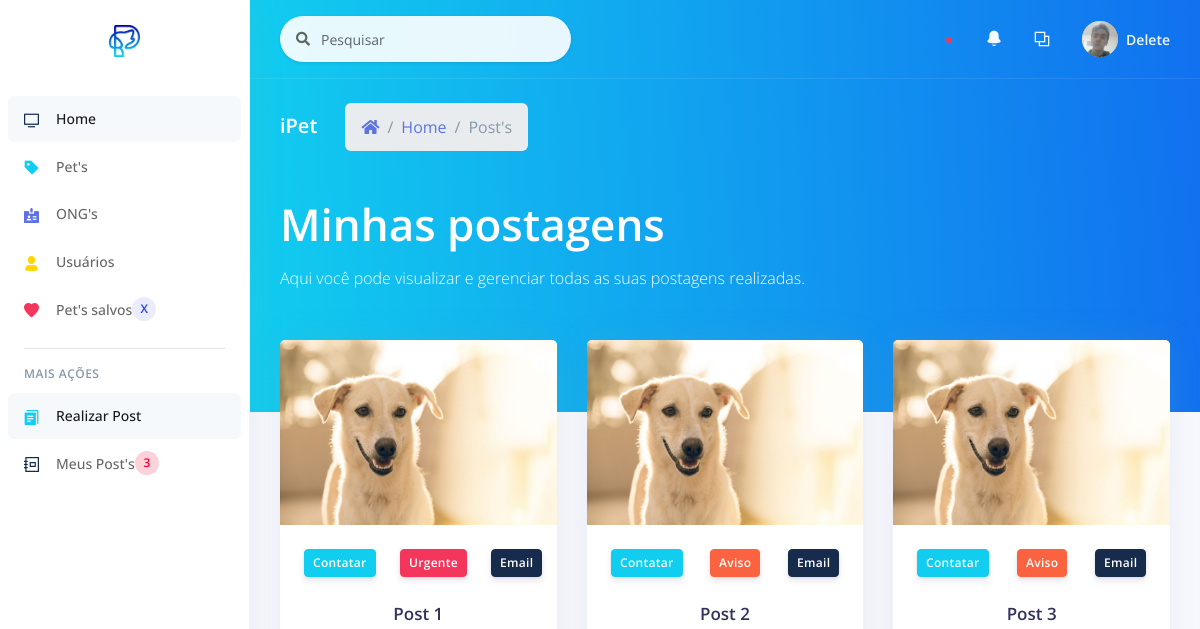
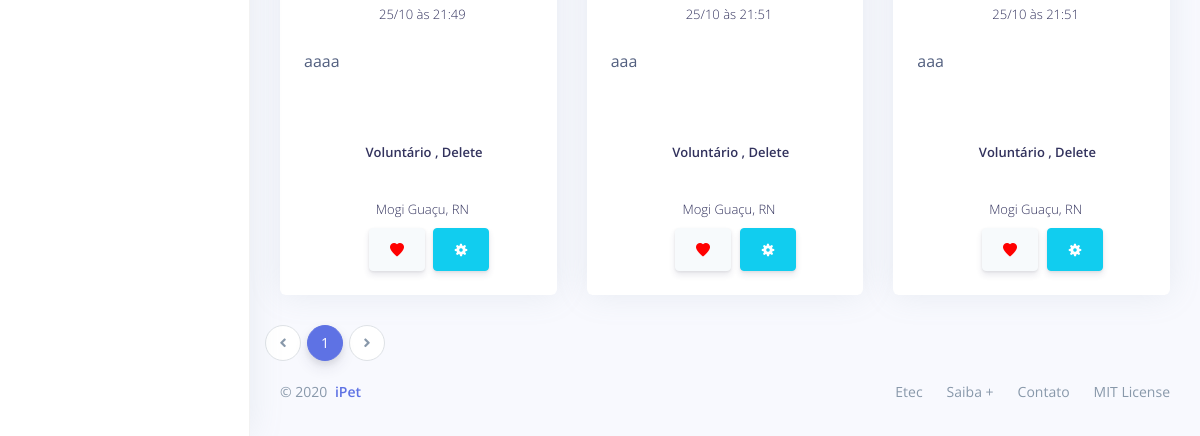
Page /_site/_user/list/list_posts.php (signed in) on the earlier database version (2 pictures, top to bottom).
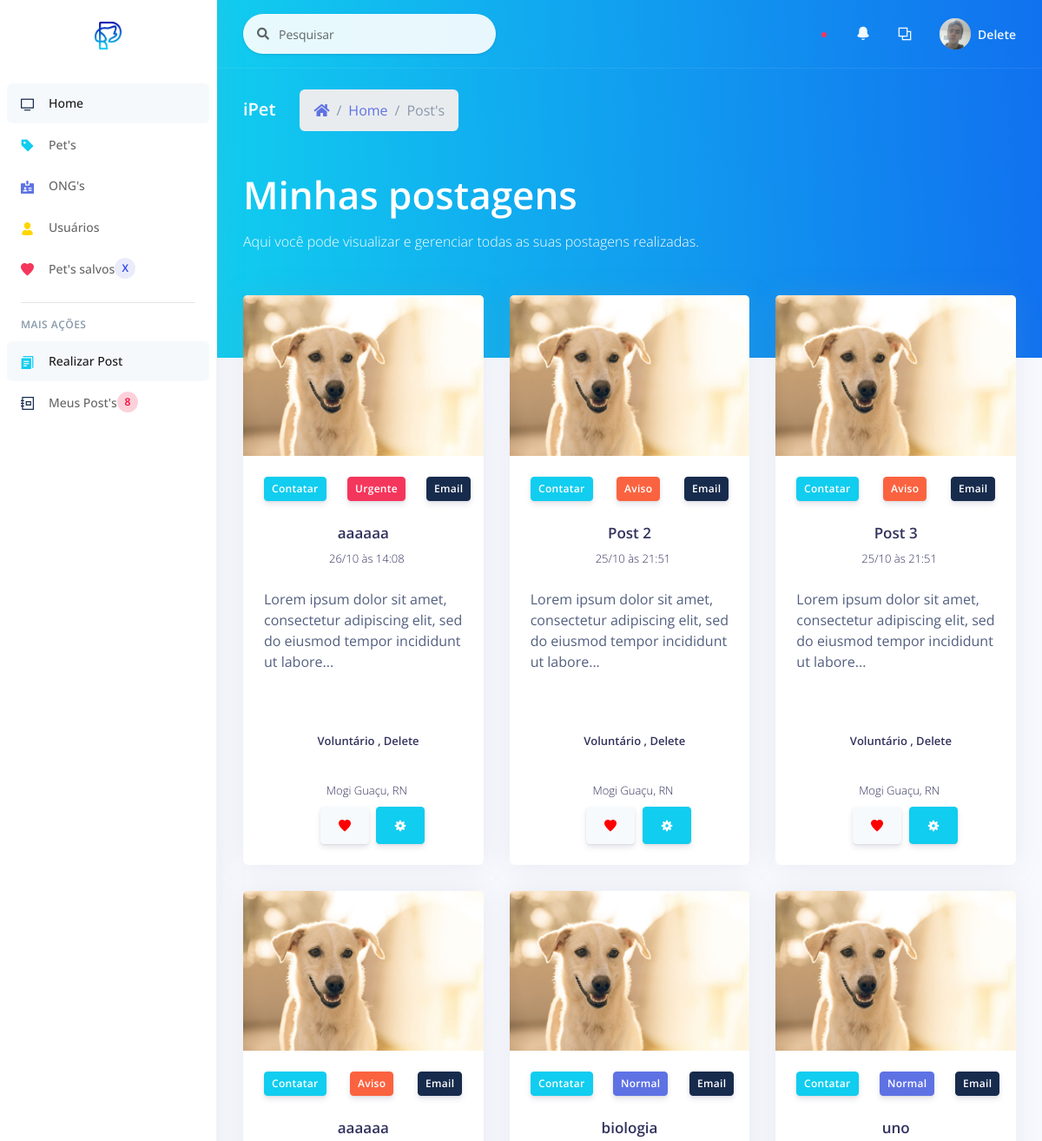
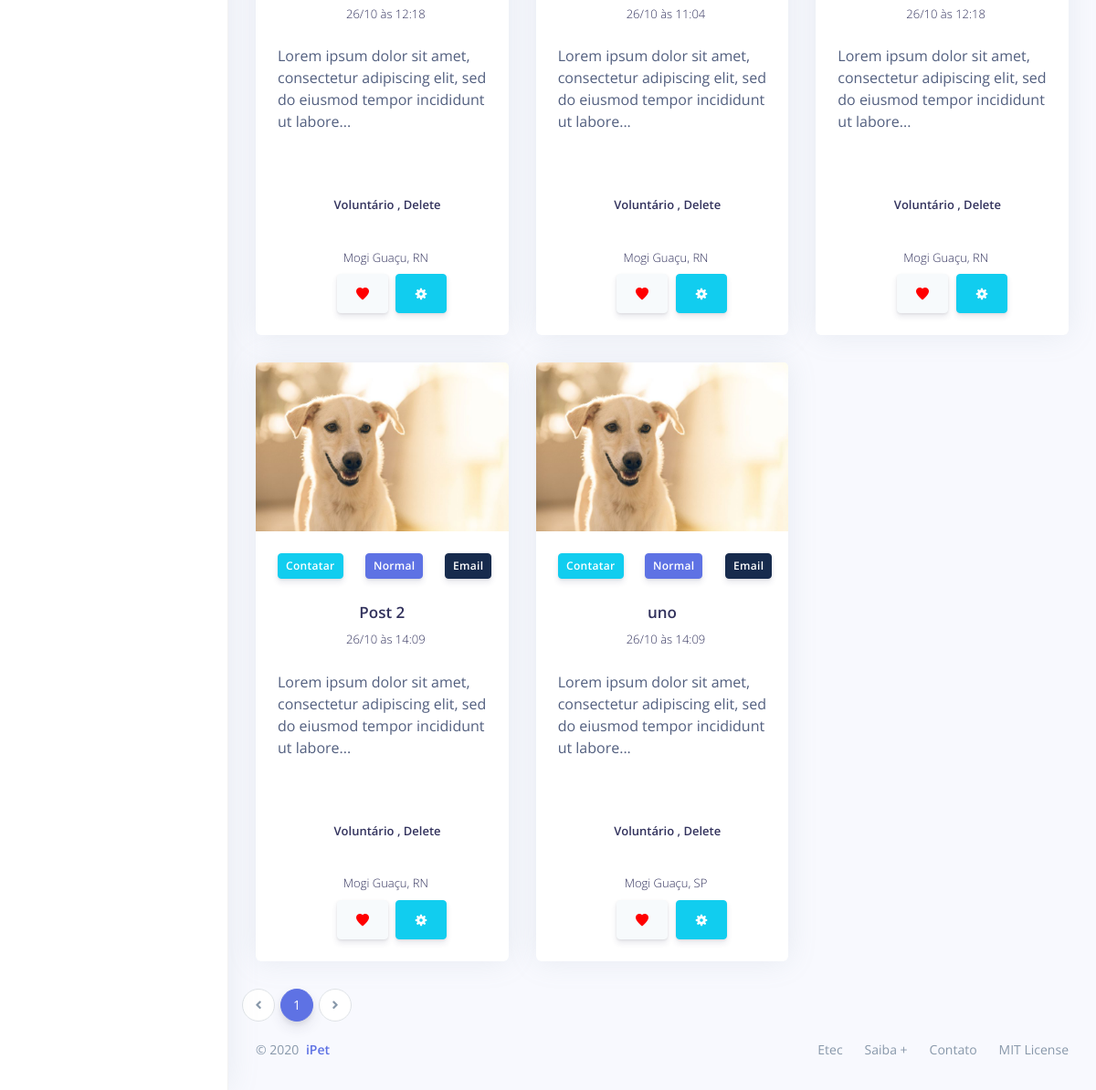
Same page on the later database version (2 pictures, top to bottom).
### tables this page shows
CREATE TABLE `post` (
  `id_post` int(11) NOT NULL,
  `id_author` varchar(11) NOT NULL,
  `cpf_author` varchar(20) NOT NULL,
  `ranking_author` int(11) NOT NULL,
  `author` varchar(100) NOT NULL,
  `city_author` varchar(100) NOT NULL,
  `uf` varchar(2) NOT NULL,
  `title` varchar(100) NOT NULL,
  `text` text NOT NULL,
  `telephone` varchar(30) NOT NULL,
  `email` varchar(100) NOT NULL,
  `instagram` varchar(100) DEFAULT NULL,
  `type` int(11) NOT NULL,
  `created_at` varchar(20) NOT NULL,
  `image` varchar(100) NOT NULL,
  `image_author` varchar(100) NOT NULL
);

### _site/_user/list/list_posts.php (the view, shortened to what the changed rows need)
<?php
include_once('../../controller/connect.php');
?>
<!DOCTYPE html>
<html>
<head>
  <?php
    include_once "../../assets/components/styles.php";
  ?>
</head>
<body>
  <?php
    include_once "../components/sidenav.php";
  ?>
  <div class="main-content" id="panel">
    <div class="header bg-gradient-info pb-6">
      <div class="container-fluid">
        <div class="header-body">
          <div class="row">
            <div class="col">
            <h1 class="display-2 text-white">Minhas postagens</h1>
            </div>
          </div>
        </div>
      </div>
    </div>
    <div class="container-fluid mt--6">
                <?php
                  $num_page_itens = 9;
                  $page = (isset($_GET['page']))? $_GET['page'] : 1;
                  $id = $_SESSION['user_id'];
                  $sql_num_post = "SELECT * FROM post WHERE id_author = '$id'";
                  $res_num_post = mysqli_query($con, $sql_num_post);
                  $init = ($num_page_itens*$page)-$num_page_itens;
                  $sql_post = "SELECT * FROM post WHERE id_author = '$id' ORDER BY type DESC LIMIT $init, $num_page_itens";
                  $res_post = mysqli_query($con, $sql_post);
                  $array_post = mysqli_fetch_assoc($res_post);
                  $quanty_posts = mysqli_num_rows($res_num_post);
                  $num_pages = ceil($quanty_posts/$num_page_itens);
                ?>
      <div class="row">
      <?php
        do{
      ?>
        <div class="col-xl-4 order-xl-2">
          <div class="card card-profile">
            <img src="<?= PUBLICO . 'img/posts/' . $array_post['image']; ?>" alt="Imagem de perfil" class="card-img-top">
            <div class="card-header text-center border-0 pt-8 pt-md-4 pb-0 pb-md-4">
              <div class="d-flex justify-content-between">
                <button type="button" data-toggle="modal" class="btn btn-sm btn-info  mr-4" data-target="#modalContatar<?= $array_post['id_post']; ?>">Contatar</button>
                <button type="button" data-toggle="modal" class="btn btn-sm btn-<?php
                  if($array_post['type'] == 3){
                    echo "danger";
                  } elseif ($array_post['type'] == 2) {
                    echo "warning";
                  } else{
                    echo "primary";
                  }
                ?>  mr-4" data-target="<?php
                if($array_post['type'] == 3){
                  echo "#modal-notification-danger" . $array_post['id_post'];
                } elseif ($array_post['type'] == 2) {
                  echo "#modal-notification-warning" . $array_post['id_post'];
                } else{
                  echo "#modal-notification-primary" . $array_post['id_post'];
                }
              ?>
                ">
                <?php
                  if($array_post['type'] == 3){
                    echo "Urgente";
                  } elseif ($array_post['type'] == 2) {
                    echo "Aviso";
                  } else{
                    echo "Normal";
                  }
                ?>
                </button>
                <button type="button" data-toggle="modal" class="btn btn-sm btn-default float-right" data-target="#modalEmail<?= $array_post['id_post']; ?>">Email</button>
              </div>
            </div>
            <div class="card-body pt-0">
              <div class="text-center">
                <h5 class="h3">
                  <?= $array_post['title']; ?>
                </h5>
                <div class="h5 font-weight-300">
                <?php
                $date = date_create($array_post['created_at']);
                ?>
                  <i class="ni location_pin mr-2"></i><?= date_format($date, 'd/m') . " às " . date_format($date, 'H:i') ?>
                </div>
              </div>
              <div class="row">
                <div class="col">
                  <div class="card-profile-stats d-flex">
                  <?php
                  $string = strip_tags($array_post['text']);
                  if (strlen($string) > 100) {
                      $stringCut = substr($string, 0, 100);
                      $endPoint = strrpos($stringCut, ' ');
                      $string = $endPoint? substr($stringCut, 0, $endPoint) : substr($stringCut, 0);
                      $string .= '...';
                  }
                  echo $string;
                  ?>
                  </div>
                </div>
              </div>
              <div class="row">
                <div class="col">
                  <div class="card-profile-stats d-flex justify-content-center">
                  <div class="h5 mt-4">
                  <?php
                    if($_SESSION['rank'] == 1){
                      echo "Voluntário";
                    } elseif ($_SESSION['rank'] == 2) {
                      echo "ONG";
                    } elseif ($_SESSION['rank'] == 3) {
                      echo "Administrador";
                    } else {
                      echo "Oops, ocorreu um erro...";
                    }
                  ?> , <?= $array_post['author']; ?>
                  </div>
                  </div>
                </div>
              </div>
              <div>
                  <div class="text-center">
                  <div class="h5 font-weight-300">
                    <i class="ni location_pin mr-2"></i><?= $array_post['city_author'] . ", " . $array_post['uf']; ?>
                  </div>
                  </div>
                </div>
              <div class="row justify-content-center">
                <div class="col col-lg-3 order-lg-2">
                  <button class="btn btn-icon btn-secondary" type="button">
	                  <span class="btn-inner--icon">
                      <i class="ni ni-favourite-28" style="color: red;"></i>
                    </span>
                  </button>
                </div>
                <div class="col col-lg-3 order-lg-2">
                  <button class="btn btn-icon btn-info" type="button" data-toggle="modal" data-target="#modal-edit<? $array_post['id_post']; ?>">
	                  <span class="btn-inner--icon"><i class="ni ni-settings-gear-65"></i></span>
                  </button>
                </div>
              </div>
            </div>
          </div>
        </div>
      <?php
        } while($array_post = mysqli_fetch_assoc($res_post));
      ?>
      </div>
      <div class="row">
      <nav aria-label="...">
                    <ul class="pagination">
                      <?php
                        for($i=1;$i<$num_pages+1;$i++){
                          $current = "";
                          if($page == $i){
                            $current = "active";
                          }
                      ?>
                      <li class="page-item <?= $current; ?>"><a class="page-link" href="list_posts.php?page=<?= $i; ?>"><?= $i; ?></a></li>
                      <?php }?>
                    </ul>
              </nav>
      </div>
    </div>
  </div>
</body>
</html>

### _site/_user/components/sidenav.php (shortened to what the changed rows need)
<nav class="sidenav navbar navbar-vertical  fixed-left  navbar-expand-xs navbar-light bg-white" id="sidenav-main">
  <div class="scrollbar-inner">
    <div class="navbar-inner">
    <?php
    $id = $_SESSION['user_id'];
    ?>
      <div class="collapse navbar-collapse" id="sidenav-collapse-main">
        <ul class="navbar-nav">
          <li class="nav-item">
          <?php
          $sql_count_post = "SELECT * FROM post WHERE id_author = '$id'";
          $res_count_post = mysqli_query($con, $sql_count_post);
          $count_post = mysqli_num_rows($res_count_post);
          ?>
            <a class="nav-link" href="<?= BASE . '_site/_user/list/list_posts.php';?>">
              <i class="ni ni-collection text-default"></i>
              <span class="nav-link-text">Meus Post's</span>
              <span class="badge badge-md badge-circle badge-floating badge-danger border-white"><?= $count_post;?></span>
            </a>
          </li>
        </ul>
      </div>
    </div>
  </div>
</nav>

Differences in the rows shown:
removed post: image (picture), type "Urgente", title "Post 1", created_at "25/10", created_at "21:49", text "aaaa", author "Delete", city_author "Mogi Guaçu", uf "RN"
added post: image (picture), type "Urgente", title "aaaaaa", created_at "26/10", created_at "14:08", text "Lorem ipsum dolor sit amet, consectetur adipiscing elit, sed do eiusmod tempor incididunt ut labore...", author "Delete", city_author "Mogi Guaçu", uf "RN"
changed post (number 2 of 8 on the later page): text "aaa" → "Lorem ipsum dolor sit amet, consectetur adipiscing elit, sed do eiusmod tempor incididunt ut labore..."
changed post "Post 3": text "aaa" → "Lorem ipsum dolor sit amet, consectetur adipiscing elit, sed do eiusmod tempor incididunt ut labore..."
added post: image (picture), type "Aviso", title "aaaaaa", created_at "26/10", created_at "12:18", text "Lorem ipsum dolor sit amet, consectetur adipiscing elit, sed do eiusmod tempor incididunt ut labore...", author "Delete", city_author "Mogi Guaçu", uf "RN"
added post: image (picture), type "Normal", title "biologia", created_at "26/10", created_at "11:04", text "Lorem ipsum dolor sit amet, consectetur adipiscing elit, sed do eiusmod tempor incididunt ut labore...", author "Delete", city_author "Mogi Guaçu", uf "RN"
added post: image (picture), type "Normal", title "uno", created_at "26/10", created_at "12:18", text "Lorem ipsum dolor sit amet, consectetur adipiscing elit, sed do eiusmod tempor incididunt ut labore...", author "Delete", city_author "Mogi Guaçu", uf "RN"
added post: image (picture), type "Normal", title "Post 2", created_at "26/10", created_at "14:09", text "Lorem ipsum dolor sit amet, consectetur adipiscing elit, sed do eiusmod tempor incididunt ut labore...", author "Delete", city_author "Mogi Guaçu", uf "RN"
added post: image (picture), type "Normal", title "uno", created_at "26/10", created_at "14:09", text "Lorem ipsum dolor sit amet, consectetur adipiscing elit, sed do eiusmod tempor incididunt ut labore...", author "Delete", city_author "Mogi Guaçu", uf "SP"
Other differences:
$count_post: "3" → "8"
